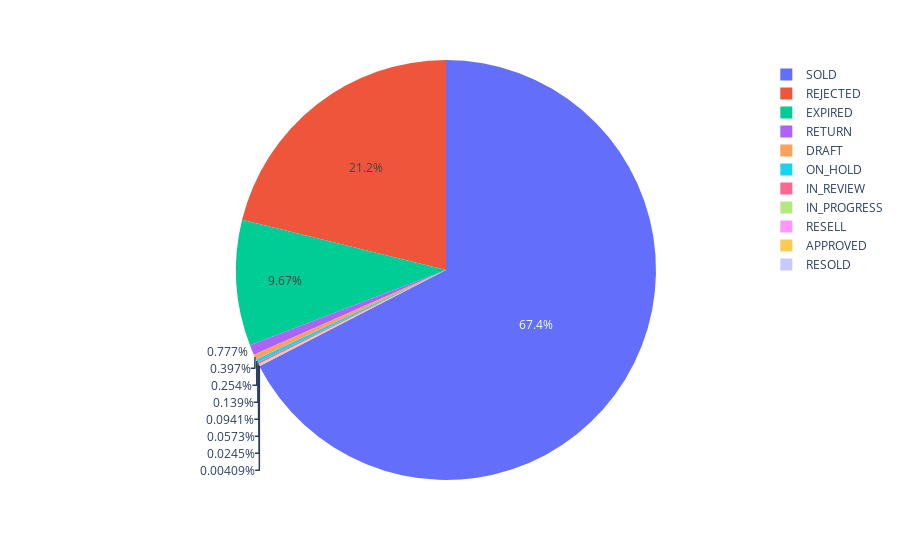

Notebook code cell kept with this figure:
### Code cell
#plotting pie chart for the explorarory analysis of status
fig = px.pie(data_frame=df, values=data_counts.values, names=data_counts.index)
fig.show()

### Figure 1 — Plotly figure (JSON) as saved in the notebook; plotly's stock layout.template omitted (floating-point values rounded to 4 significant figures)
{"data": [{"domain": {"x": [0, 1], "y": [0, 1]}, "hovertemplate": "label=%{label}<br>value=%{value}<extra></extra>", "labels": ["SOLD", "REJECTED", "EXPIRED", "RETURN", "DRAFT", "ON_HOLD", "IN_REVIEW", "IN_PROGRESS", "RESELL", "APPROVED", "RESOLD"], "legendgroup": "", "name": "", "showlegend": true, "type": "pie", "values": [16478, 5171, 2364, 190, 97, 62, 34, 23, 14, 6, 1]}], "layout": {"legend": {"tracegroupgap": 0}, "margin": {"t": 60}}}
